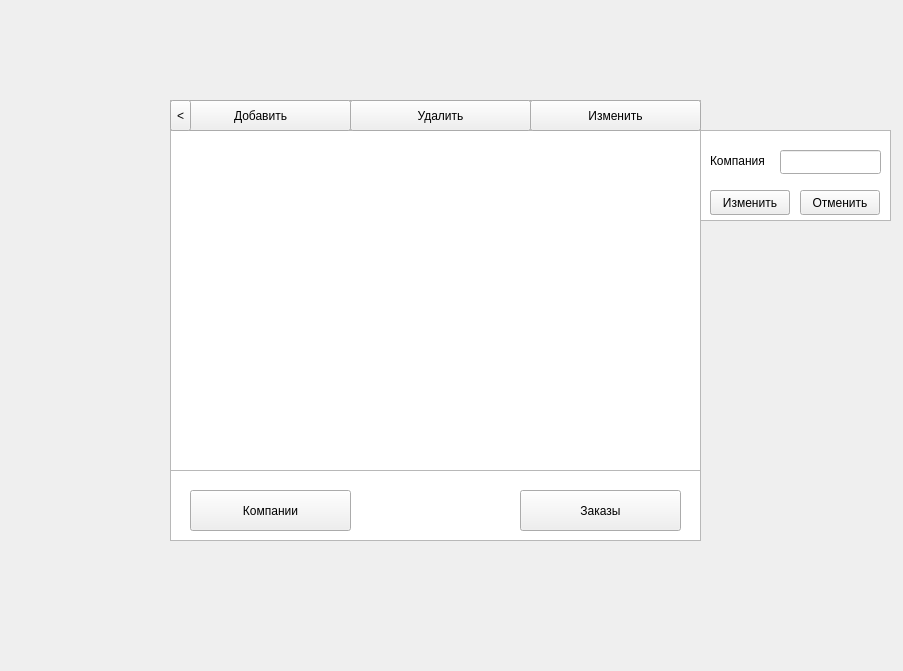
<?xml version="1.0" encoding="UTF-8"?>
<ui version="4.0">
 <class>broker_mainwindow</class>
 <widget class="QWidget" name="broker_mainwindow">
  <property name="geometry">
   <rect>
    <x>0</x>
    <y>0</y>
    <width>903</width>
    <height>671</height>
   </rect>
  </property>
  <property name="windowTitle">
   <string>Form</string>
  </property>
  <widget class="QListView" name="brokerMainView">
   <property name="geometry">
    <rect>
     <x>170</x>
     <y>100</y>
     <width>531</width>
     <height>441</height>
    </rect>
   </property>
  </widget>
  <widget class="QPushButton" name="requestsButton">
   <property name="geometry">
    <rect>
     <x>520</x>
     <y>490</y>
     <width>161</width>
     <height>41</height>
    </rect>
   </property>
   <property name="text">
    <string>Заказы</string>
   </property>
  </widget>
  <widget class="QPushButton" name="companyButton">
   <property name="geometry">
    <rect>
     <x>190</x>
     <y>490</y>
     <width>161</width>
     <height>41</height>
    </rect>
   </property>
   <property name="text">
    <string>Компании</string>
   </property>
  </widget>
  <widget class="QPushButton" name="addCompanyButton">
   <property name="geometry">
    <rect>
     <x>170</x>
     <y>100</y>
     <width>181</width>
     <height>31</height>
    </rect>
   </property>
   <property name="text">
    <string>Добавить</string>
   </property>
  </widget>
  <widget class="QPushButton" name="deleteCompanyButton">
   <property name="geometry">
    <rect>
     <x>350</x>
     <y>100</y>
     <width>181</width>
     <height>31</height>
    </rect>
   </property>
   <property name="text">
    <string>Удалить</string>
   </property>
  </widget>
  <widget class="QPushButton" name="changeCompanyButton">
   <property name="geometry">
    <rect>
     <x>530</x>
     <y>100</y>
     <width>171</width>
     <height>31</height>
    </rect>
   </property>
   <property name="text">
    <string>Изменить</string>
   </property>
  </widget>
  <widget class="QListWidget" name="companyWidget">
   <property name="geometry">
    <rect>
     <x>170</x>
     <y>130</y>
     <width>531</width>
     <height>341</height>
    </rect>
   </property>
  </widget>
  <widget class="QListWidget" name="handleWidget">
   <property name="geometry">
    <rect>
     <x>170</x>
     <y>140</y>
     <width>531</width>
     <height>331</height>
    </rect>
   </property>
  </widget>
  <widget class="QPushButton" name="handleRequestButton">
   <property name="geometry">
    <rect>
     <x>170</x>
     <y>100</y>
     <width>271</width>
     <height>41</height>
    </rect>
   </property>
   <property name="text">
    <string>Обработать</string>
   </property>
  </widget>
  <widget class="QPushButton" name="cancelRequestButton">
   <property name="geometry">
    <rect>
     <x>440</x>
     <y>100</y>
     <width>261</width>
     <height>41</height>
    </rect>
   </property>
   <property name="text">
    <string>Отклонить</string>
   </property>
  </widget>
  <widget class="QListWidget" name="serviceWidget">
   <property name="geometry">
    <rect>
     <x>170</x>
     <y>130</y>
     <width>531</width>
     <height>341</height>
    </rect>
   </property>
  </widget>
  <widget class="QPushButton" name="deleteServiceButton">
   <property name="geometry">
    <rect>
     <x>350</x>
     <y>100</y>
     <width>181</width>
     <height>31</height>
    </rect>
   </property>
   <property name="text">
    <string>Удалить</string>
   </property>
  </widget>
  <widget class="QPushButton" name="addServiceButton">
   <property name="geometry">
    <rect>
     <x>170</x>
     <y>100</y>
     <width>181</width>
     <height>31</height>
    </rect>
   </property>
   <property name="text">
    <string>Добавить</string>
   </property>
  </widget>
  <widget class="QPushButton" name="changeServiceButton">
   <property name="geometry">
    <rect>
     <x>530</x>
     <y>100</y>
     <width>171</width>
     <height>31</height>
    </rect>
   </property>
   <property name="text">
    <string>Изменить</string>
   </property>
  </widget>
  <widget class="QListView" name="companyAddView">
   <property name="geometry">
    <rect>
     <x>700</x>
     <y>130</y>
     <width>191</width>
     <height>91</height>
    </rect>
   </property>
  </widget>
  <widget class="QPushButton" name="addCompanyButtonLast">
   <property name="geometry">
    <rect>
     <x>710</x>
     <y>190</y>
     <width>80</width>
     <height>25</height>
    </rect>
   </property>
   <property name="text">
    <string>Добавить</string>
   </property>
  </widget>
  <widget class="QPushButton" name="cancelAddCompanyButton">
   <property name="geometry">
    <rect>
     <x>800</x>
     <y>190</y>
     <width>80</width>
     <height>25</height>
    </rect>
   </property>
   <property name="text">
    <string>Отменить</string>
   </property>
  </widget>
  <widget class="QLabel" name="companyNameLabel">
   <property name="geometry">
    <rect>
     <x>710</x>
     <y>150</y>
     <width>61</width>
     <height>21</height>
    </rect>
   </property>
   <property name="text">
    <string>Компания</string>
   </property>
  </widget>
  <widget class="QLineEdit" name="companyNameLineEdit">
   <property name="geometry">
    <rect>
     <x>780</x>
     <y>150</y>
     <width>101</width>
     <height>24</height>
    </rect>
   </property>
  </widget>
  <widget class="QPushButton" name="changeCompanyButtonLast">
   <property name="geometry">
    <rect>
     <x>710</x>
     <y>190</y>
     <width>80</width>
     <height>25</height>
    </rect>
   </property>
   <property name="text">
    <string>Изменить</string>
   </property>
  </widget>
  <widget class="QToolButton" name="toolButton">
   <property name="geometry">
    <rect>
     <x>170</x>
     <y>100</y>
     <width>21</width>
     <height>31</height>
    </rect>
   </property>
   <property name="text">
    <string>&lt;</string>
   </property>
  </widget>
 </widget>
 <resources/>
 <connections/>
</ui>
